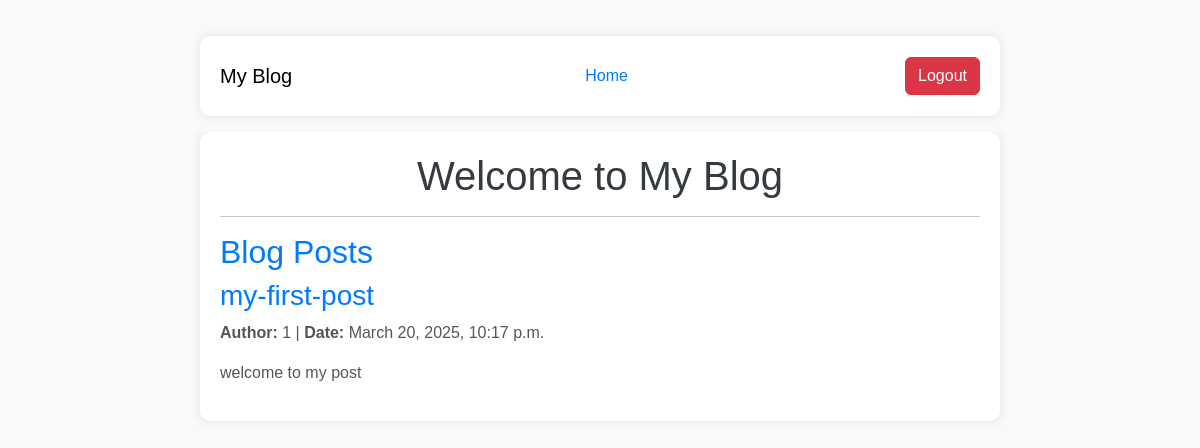
The app's page / (signed in) with its own data.
### blog/models.py (models this page shows, shortened)
class Post(models.Model):
    title = models.CharField(max_length=200)
    slug = models.SlugField(unique=True)
    author = models.CharField(max_length=100)
    content = models.TextField()
    created_on = models.DateTimeField(auto_now_add=True)

### blog/views.py (the view)
# urls.py: path('', PostList.as_view(), name='home'),  # Главная страница с постами
class PostList(ListView):
    model = Post
    template_name = 'index.html'  # Убедитесь, что этот файл существует
    context_object_name = 'posts'
    ordering = ['-created_on']

### blog/templates/index.html
{% extends "base.html" %}
{% block content %}
    <h2>Blog Posts</h2>
    {% for post in posts %}
        <div>
            <h3><a href="{% url 'post_detail' slug=post.slug %}">{{ post.title }}</a></h3>
            <p><strong>Author:</strong> {{ post.author }} | <strong>Date:</strong> {{ post.created_on }}</p>
            <p>{{ post.content|truncatewords:20 }}</p>
        </div>
    {% endfor %}
{% endblock %}

### blog/static/css/style.css (style rules this page uses)
body { font-family: Arial, sans-serif; margin: 20px; padding: 0; background-color: #f8f9fa; }
h2 { color: #007bff; }
p { font-size: 16px; color: #555; }
a { text-decoration: none; color: #007bff; }

### records on screen
Post: title "my-first-post", author "1", created_on "March 20, 2025, 10:17 p.m.", content "welcome to my post"
